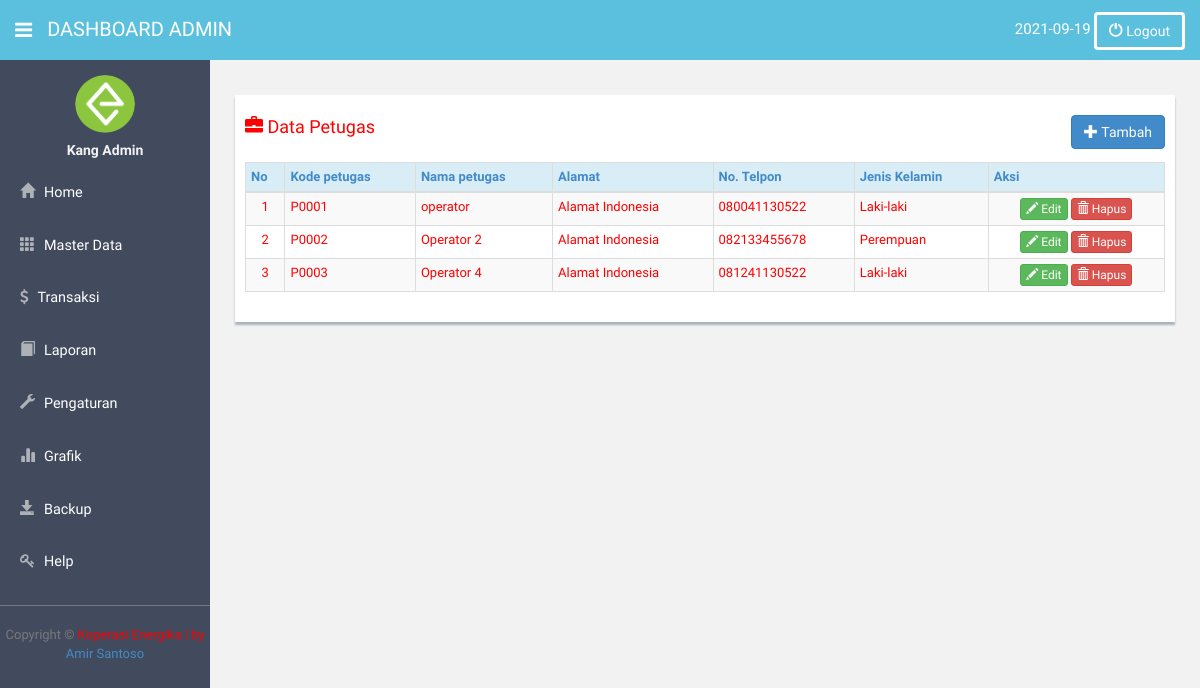
The app's page /index.php?pilih=4.7 (signed in) with its own data.
### tables this page shows
CREATE TABLE `t_petugas` (
  `kode_petugas` char(5) NOT NULL,
  `nama_petugas` varchar(50) NOT NULL,
  `alamat_petugas` varchar(100) NOT NULL,
  `no_telp` varchar(12) NOT NULL,
  `jenis_kelamin` varchar(10) NOT NULL,
  `u_entry` varchar(50) NOT NULL,
  `tgl_entri` date NOT NULL
);

### petugas/mst_petugas.php (the view, shortened to what this page needs)
<?php
	$aksi=$_GET['aksi'];
?>
</head>
<?php
	if(empty($aksi)){
?>
<body>
<div class="row mt">
 <div class="col-lg-12">
  <div class="form-panel">
   <h4 class="mb"><span class='glyphicon glyphicon-briefcase'></span> Data Petugas<span style="float:right;">
<a href="index.php?pilih=4.7&aksi=tambah" class="btn btn-primary"><span class='glyphicon glyphicon-plus'></span> Tambah</a>
                    </span></h4>
<form class="form-inline" role="form">
  <table class="table table-bordered table-striped table-condensed">
    <thead>
		<tr class="info">
             <th><a href="#">No</a></th>
             <th><a href="#">Kode petugas</a></th>
             <th><a href="#">Nama petugas</a></th>
             <th><a href="#">Alamat</a></th>
             <th><a href="#">No. Telpon</a></th>
             <th><a href="#">Jenis Kelamin</a></th>
             <th colspan="3"><a>Aksi</a></th>
       	</tr>
    </thead><tbody><?php
		$query=mysql_query("SELECT * FROM t_petugas
							ORDER BY kode_petugas ASC");
	$no=1;
	while($data=mysql_fetch_array($query)){
?>
    	<tr>
			<td align="center"	><?php echo $no;?></td>
            <td><?php echo $lagi=$data['kode_petugas'];?></td>
            <td><?php echo $data['nama_petugas'];?></td>
            <td><?php echo $data['alamat_petugas'];?></td>
			<td><?php echo $data['no_telp'];?></td>
			<td><?php echo $data['jenis_kelamin'];?></td>
            <td align="center">
	<a class="btn btn-success btn-xs" href="index.php?pilih=4.7&aksi=ubah&kode_petugas=<?php echo $data['kode_petugas'];?>"><i class="glyphicon glyphicon-pencil"></i> Edit</a>
    <a class="btn btn-danger btn-xs" href="petugas/proses_petugas.php?pros=hapus&kode_petugas=<?php echo $lagi;?>"><i class="glyphicon glyphicon-trash"></i> Hapus</a>
			</td>
        </tr>
<?php
	$no++; }
?>
</tbody>
</table></form></div></div></div>
<?php
	}
?>

### Theme/assets/css/style.css (style rules this page uses)
body { color: #797979; background: #f2f2f2; font-family: 'Ruda', sans-serif; padding: 0px !important; margin: 0px !important; font-size:13px; }
a, a:hover, a:focus { text-decoration: none; outline: none; }
.mt { margin-top: 25px; }
.mb { margin-bottom: 25px; }
.form-panel { background: #ffffff; margin: 10px; padding: 10px; box-shadow: 0px 3px 2px #aab2bd; text-align: left; }

### records on screen
t_petugas: kode_petugas "P0001", nama_petugas "operator", alamat_petugas "Alamat Indonesia", no_telp "080041130522", jenis_kelamin "Laki-laki"
t_petugas: kode_petugas "P0002", nama_petugas "Operator 2", alamat_petugas "Alamat Indonesia", no_telp "082133455678", jenis_kelamin "Perempuan"
t_petugas: kode_petugas "P0003", nama_petugas "Operator 4", alamat_petugas "Alamat Indonesia", no_telp "081241130522", jenis_kelamin "Laki-laki"

### other values on screen
$_SESSION['level'] "ADMIN"
$_SESSION['kopname'] "Kang Admin"
